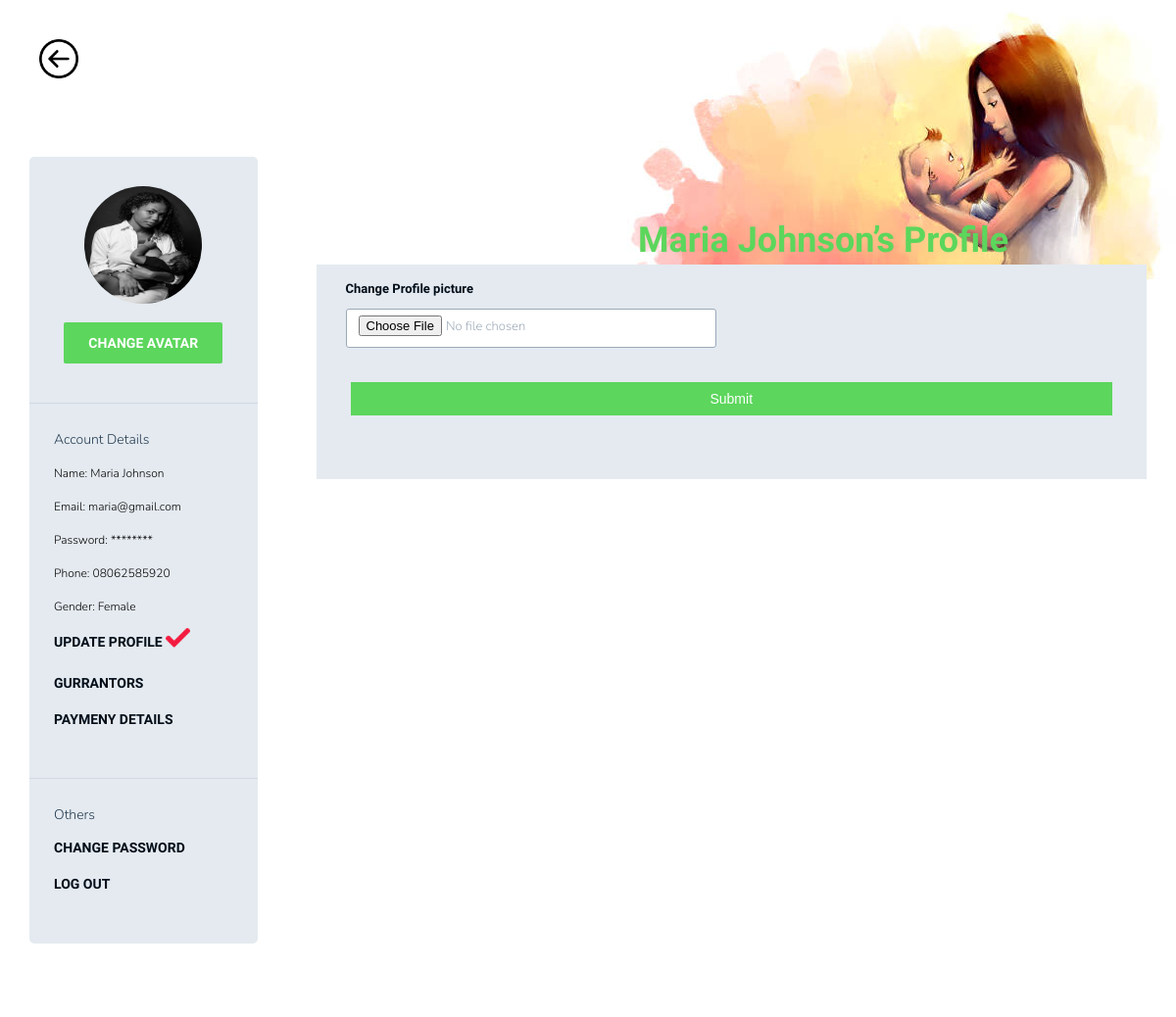
The page /avarter (signed in) on the database its author committed.
### nne/models.py (models this page shows, shortened)
class User(db.Model, UserMixin):
    id = db.Column(db.Integer, primary_key=True)
    name = db.Column(db.String(255), nullable=False)
    email = db.Column(db.String(255), unique=True, nullable=False)
    password = db.Column(db.String(255), nullable=False)
    phone = db.Column(db.String(255), unique=True, nullable=False)
    role = db.Column(db.String(255), nullable=False)
    gender = db.Column(db.String(255), nullable=False)
    terms = db.Column(db.String(255), nullable=False)
    created_at = db.Column(db.DateTime(), default=datetime.utcnow)
    date_of_birth =db.Column(db.String(255), nullable=True)
    state_of_origin = db.Column(db.String(255), nullable=True)
    address = db.Column(db.String(255), nullable=True)
    image = db.Column(db.String(255), nullable=True, default='default.jpg')
    id_card = db.Column(db.String(255), nullable=True)
    pro_status = db.Column(db.String(255), nullable=True, default= 0)
    active = db.Column(db.Boolean())
    confirmed_at = db.Column(db.DateTime())

### nne/routes.py (the view)
@app.route('/avarter' , methods=['GET', 'POST'])
@login_required
def avartar():
   form = ChangeAvatarForm()
   if form.validate_on_submit():
    if form.image.data:
      picture_file = save_image(form.image.data)
      current_user.image = picture_file
      db.session.commit()
      flash('Profile Image Updated Successfully!', 'success')
    return redirect (url_for('profile'))
   else:
    image = url_for('static', filename='user_uploads/' + str(current_user.image))
    return render_template('/avarter.html', title='Profile', image = image, form = form)

### nne/forms.py
class ChangeAvatarForm(FlaskForm):
    image = FileField('Change Profile picture', validators=[FileAllowed(['jpg', 'jpeg', 'png', 'jfif'])])
    submit = SubmitField ('Update')

### nne/models.py (called while the page is built)
@login_manager.user_loader
def load_user(user_id):
  return User.query.filter_by(id=user_id).first()

### nne/templates/avarter.html (shortened to what this page needs)
  {% extends 'layout/profile_nav.html'%}
  {% block content %}
<div class="col-md-9 col-sm-12 col-xs-12" style="background-color: transparent; margin-top: -90px">
				<div class="form-style-1 user-pro" action="#">
					<form method="POST"  action="{{url_for('avartar')}}"  enctype="multipart/form-data">
						<div class="row">
								 <div class="col-md-6 form-it" style="margin-top:-15px">
									 {{ form.image.label (class="form-label", style="font-size:13px") }}
									 {{ form.image (class="form-control", style="font-size:13px")}}
								</div>
						        <div class="col-md-12 form-it" style="padding: 20px">
									<button  class="form-control" style="background-color:#5cd65c; color:#ffffff;border-image:5px; border:none; ">Submit</button>
								</div>
						</div>
					</form>
				</div>
			</div>
	{% endblock  %}

### nne/templates/layout/profile_nav.html (shortened to what this page needs)
<html lang="en" class="no-js">
<head>
	<link rel="stylesheet" href="../static/assets_two/css/plugins.css">
	<link rel="stylesheet" href="../static/assets_two/css/style.css">
</head>
<body>
<div style="margin-left:40px;margin-top: 40px; width:400px; display:flex; position: fixed; z-index:900">
{% if current_user.role == 'User' %}
<a href="{{url_for('home') }}">
	<img src="../static/assets_two/images/new/back-button.png" alt="back-button"  style="width:40px; height:40px;">
</a>
{% elif current_user.id_card != None %}
<a href="{{url_for('acco') }}">
	<img src="../static/assets_two/images/new/back-button.png" alt="back-button"  style="width:40px; height:40px;">
</a>
{% else %}
<a href="{{url_for('home') }}">
	<img src="../static/assets_two/images/new/back-button.png" alt="back-button"  style="width:40px; height:40px;">
</a>
{% endif %}
</div>
<div class="hero user-hero">
	<div class="container">
		<div class="row">
			<div class="col-md-12">
				<div class="hero-ct">
					<h1 style="color:#5cd65c; text-transform: capitalize;">{{current_user.name}}’s profile</h1>
				</div>
			</div>
		</div>
	</div>
</div>
		<div class="buster-light" >
<div class="page-single" >
	<div class="container" style="background-color: transparent;">
		<div class="row ipad-width" >
			<div class="col-md-3 col-sm-12 col-xs-12" >
				<div class="user-information">
					<div class="user-img">
						<a href="#"><img src="{{image}}" alt="" style="width:120px; height: 120px; border-radius: 100%"><br></a>
						<a href="{{url_for('avartar')}}" class="redbtn" style="background-color: #5cd65c; border-radius:2px">Change avatar</a>
					</div>
					<div class="user-fav">
						<p>Account Details</p>
							<p style="font-size: 12px; color:#000">Name: {{current_user.name}}</p>
							<p style="font-size: 12px; color:#000">Email: {{current_user.email}}</p>
							<p style="font-size: 12px; color:#000">Password: ********</p>
							<p style="font-size: 12px; color:#000">Phone: {{current_user.phone}}</p>
							<p style="font-size: 12px; color:#000">Gender: {{current_user.gender}}</p>
						<ul>
						      {% if current_user.role == 'User'%}
							<li  class=""><a href="{{url_for('profile')}}">Update Profile</a></li>
							<li  class=""><a href="{{url_for('recent')}}">Recent Jobs</a></li>
							<li  class=""><a href="{{url_for('home')}}"> RETURN TO Home</a></li><br>
							{% if current_user.address != None %}
							<a href="{{url_for('changeInfor')}}" class="redbtn" style="background-color: #5cd65c; border-radius:2px">BECOME CAREGIVER</a>
								{% endif %}
								{% else  %}
							<li ><a href="{{url_for('profile')}}">Update Profile {% if title == 'Profile' %}
									<img src="../static/assets_two/images/new/check.png" style="width:25px; height:25px; margin-bottom: 5px">
									{% endif %}
							 </a></li>
							<li  class=""><a href="{{url_for('grantt')}}">Gurrantors
							</a></li>
							<li  class="" ><a href="{{url_for('payme')}}" style="display: flex;">PAYMENY DETAILS
							</a></li>
							{% endif %}
						</ul>
					</div>
					<div class="user-fav">
						<p>Others</p>
						<ul>
							<li><a href="{{url_for('reset_request')}}">Change password</a></li>
							<li><a href="{{url_for('logout')}}">Log out</a></li>
						</ul>
					</div>
				</div>
			</div>
			 {% block content%}
  			{%endblock%}
		</div>
	</div>
</div>
		</div>
</body>
</html>

### rows shown on the page
User: name "Maria Johnson", email "maria@gmail.com", phone "08062585920", gender "Female"
